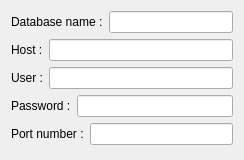
<?xml version="1.0" encoding="UTF-8"?>
<ui version="4.0">
 <class>HostDBParamsGetter</class>
 <widget class="QWidget" name="HostDBParamsGetter">
  <property name="geometry">
   <rect>
    <x>0</x>
    <y>0</y>
    <width>244</width>
    <height>160</height>
   </rect>
  </property>
  <property name="windowTitle">
   <string>Form</string>
  </property>
  <layout class="QGridLayout" name="gridLayout">
   <item row="0" column="0">
    <layout class="QVBoxLayout" name="verticalLayout">
     <item>
      <layout class="QHBoxLayout" name="horizontalLayout_5">
       <item>
        <widget class="QLabel" name="label_5">
         <property name="text">
          <string>Database name :</string>
         </property>
        </widget>
       </item>
       <item>
        <widget class="QLineEdit" name="m_dbname_lne"/>
       </item>
      </layout>
     </item>
     <item>
      <layout class="QHBoxLayout" name="horizontalLayout">
       <item>
        <widget class="QLabel" name="label">
         <property name="text">
          <string>Host :</string>
         </property>
        </widget>
       </item>
       <item>
        <widget class="QLineEdit" name="m_host_lne"/>
       </item>
      </layout>
     </item>
     <item>
      <layout class="QHBoxLayout" name="horizontalLayout_2">
       <item>
        <widget class="QLabel" name="label_2">
         <property name="text">
          <string>User :</string>
         </property>
        </widget>
       </item>
       <item>
        <widget class="QLineEdit" name="m_user_lne"/>
       </item>
      </layout>
     </item>
     <item>
      <layout class="QHBoxLayout" name="horizontalLayout_3">
       <item>
        <widget class="QLabel" name="label_3">
         <property name="text">
          <string>Password :</string>
         </property>
        </widget>
       </item>
       <item>
        <widget class="QLineEdit" name="m_pwd_lne">
         <property name="text">
          <string/>
         </property>
         <property name="echoMode">
          <enum>QLineEdit::Password</enum>
         </property>
        </widget>
       </item>
      </layout>
     </item>
     <item>
      <layout class="QHBoxLayout" name="horizontalLayout_4">
       <item>
        <widget class="QLabel" name="label_4">
         <property name="text">
          <string>Port number :</string>
         </property>
        </widget>
       </item>
       <item>
        <widget class="QLineEdit" name="m_port_lne"/>
       </item>
      </layout>
     </item>
     <item>
      <spacer name="verticalSpacer">
       <property name="orientation">
        <enum>Qt::Vertical</enum>
       </property>
       <property name="sizeHint" stdset="0">
        <size>
         <width>20</width>
         <height>40</height>
        </size>
       </property>
      </spacer>
     </item>
    </layout>
   </item>
  </layout>
 </widget>
 <resources/>
 <connections/>
</ui>
